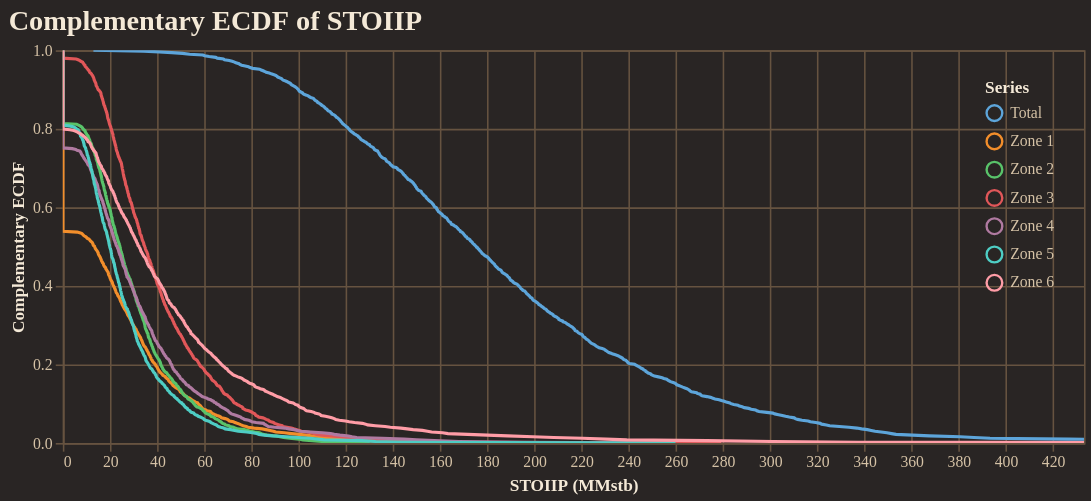

Source (notebook cell):
### Code cell
fig = reporter.plotter.prospect_volumetric_ecdf_plot(
    figsize=(650, 250),
    backend=PLOTTING_BACKEND
)
fig.show()

### Figure 1 — Vega-Lite specification as saved in the notebook (floating-point values rounded to 4 significant figures; data arrays with more than 128 entries replaced by an {"elided": "..."} marker saying what was removed)
{"config": {"background": "#292524", "view": {"fill": "#292524", "stroke": "#665340"}, "title": {"color": "#f4e9d7", "font": "Merriweather", "fontSize": 18, "fontWeight": 600, "subtitleColor": "#d5c2a6", "anchor": "start"}, "axis": {"domainColor": "#665340", "gridColor": "#665340", "tickColor": "#665340", "labelColor": "#d5c2a6", "titleColor": "#f4e9d7", "labelFont": "Merriweather", "titleFont": "Merriweather"}, "legend": {"titleColor": "#f4e9d7", "labelColor": "#d5c2a6", "labelFont": "Merriweather", "titleFont": "Merriweather", "orient": "top-right", "symbolType": "circle"}, "header": {"labelColor": "#d5c2a6", "titleColor": "#f4e9d7", "labelFont": "Merriweather", "titleFont": "Merriweather"}, "mark": {"color": "#c78d3b"}, "line": {"color": "#c78d3b"}, "bar": {"color": "#c78d3b"}, "point": {"color": "#ddb06d"}, "area": {"color": "#c78d3b", "opacity": 0.35}, "text": {"color": "#f4e9d7", "font": "Merriweather"}, "range": {"category": ["#5DA5DA", "#F28E2B", "#59C36A", "#E15759", "#B07AA1", "#4ECDC4", "#FF9DA7", "#EDC948"]}}, "layer": [{"mark": {"type": "line", "clip": true, "strokeWidth": 2}, "encoding": {"color": {"field": "series", "title": "Series", "type": "nominal"}, "tooltip": [{"field": "series", "title": "Series", "type": "nominal"}, {"field": "stoiip_mmstb", "format": ",.2f", "title": "STOIIP (MMstb)", "type": "quantitative"}, {"field": "exceedance_probability", "format": ".3f", "title": "Exceedance", "type": "quantitative"}], "x": {"field": "stoiip_mmstb", "title": "STOIIP (MMstb)", "type": "quantitative"}, "y": {"field": "exceedance_probability", "scale": {"domain": [0, 1]}, "title": "Complementary ECDF", "type": "quantitative"}}}], "data": {"name": "data-e37f173354e4ebed9db2f9e98b113725"}, "encoding": {"x": {"field": "stoiip_mmstb", "scale": {"domain": [0, 433.2]}, "type": "quantitative"}}, "height": 250, "title": "Complementary ECDF of STOIIP", "width": 650, "$schema": "https://vega.github.io/schema/vega-lite/v5.20.1.json", "datasets": {"data-e37f173354e4ebed9db2f9e98b113725": {"elided": "3500 records"}}}
